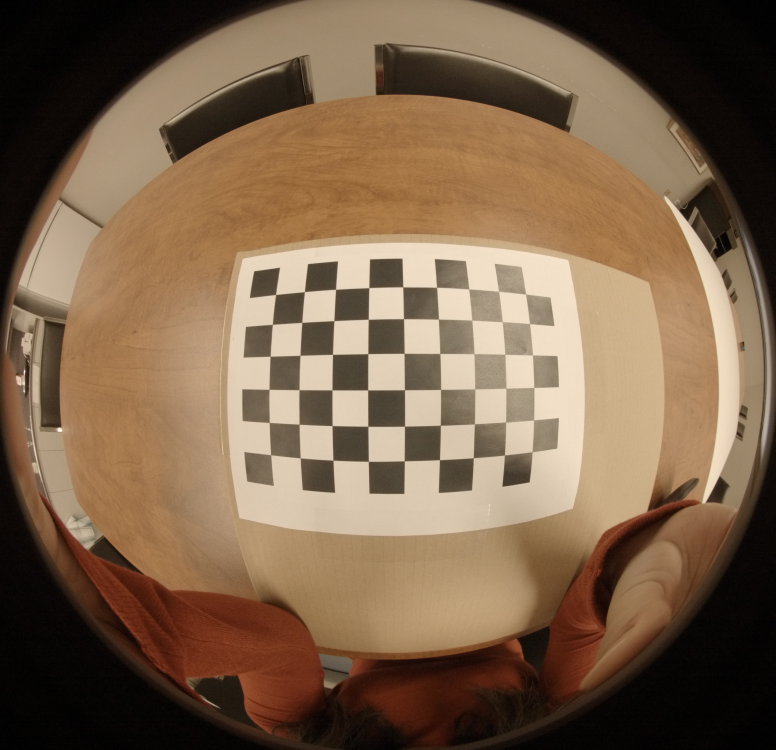
#> input picture gopro_calib_front/GPFR0032.JPG, 3104 x 3000 px (shown at 1/4 size); its folder holds 4 pictures in this run
$ python calibrate.py
#> lines starting #> are read from the running program, lines starting #| are printed output that depends on the picture
import cv2
# assert cv2.__version__[0] == '3', 'The fisheye module requires opencv version >= 3.0.0'
import numpy as np
import os
import glob

# Script tiré de la page web
# https://medium.com/@kennethjiang/calibrate-fisheye-lens-using-opencv-333b05afa0b0

CHECKERBOARD = (6,9)
subpix_criteria = (cv2.TERM_CRITERIA_EPS+cv2.TERM_CRITERIA_MAX_ITER, 30, 0.1)
calibration_flags = cv2.fisheye.CALIB_RECOMPUTE_EXTRINSIC+cv2.fisheye.CALIB_CHECK_COND+cv2.fisheye.CALIB_FIX_SKEW
objp = np.zeros((1, CHECKERBOARD[0]*CHECKERBOARD[1], 3), np.float32)
objp[0,:,:2] = np.mgrid[0:CHECKERBOARD[0], 0:CHECKERBOARD[1]].T.reshape(-1, 2)
_img_shape = None
objpoints = [] # 3d point in real world space
imgpoints = [] # 2d points in image plane.
images = glob.glob('*.jpg')
for fname in images:
    img = cv2.imread(fname)
#> img is the input picture: shape (3000, 3104, 3); mean B, G, R 75, 98.9, 123.5
    if _img_shape == None:
        _img_shape = img.shape[:2]
    else:
        assert _img_shape == img.shape[:2], "All images must share the same size."
    gray = cv2.cvtColor(img,cv2.COLOR_BGR2GRAY)
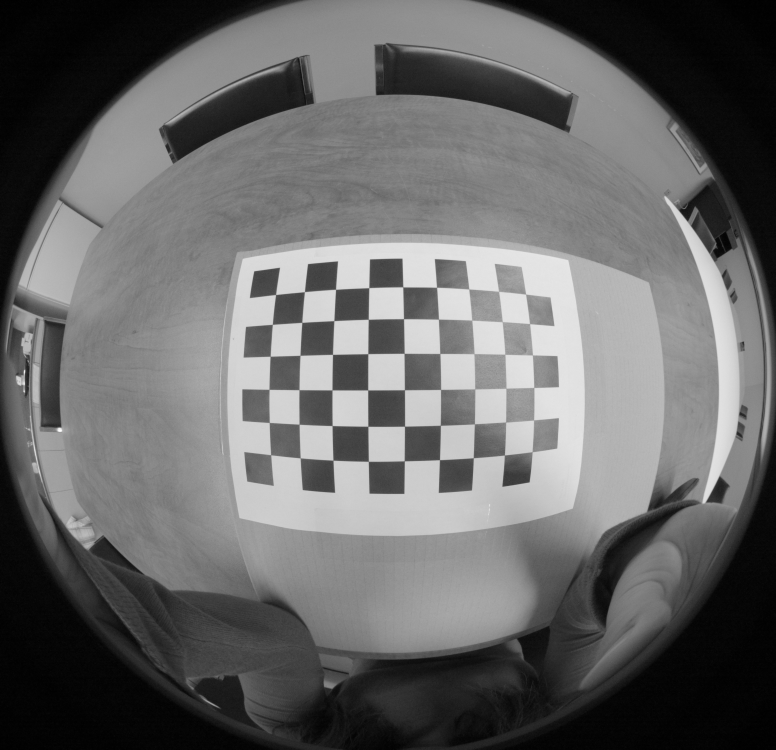
#> gray: shape (3000, 3104) (shown at 1/4 size); min 0, max 253, mean 103.5
    # Find the chess board corners
    ret, corners = cv2.findChessboardCorners(gray, CHECKERBOARD, cv2.CALIB_CB_ADAPTIVE_THRESH+cv2.CALIB_CB_FAST_CHECK+cv2.CALIB_CB_NORMALIZE_IMAGE)
#> ret = False; corners = None
    # If found, add object points, image points (after refining them)
    if ret == True:
        objpoints.append(objp)
        cv2.cornerSubPix(gray,corners,(3,3),(-1,-1),subpix_criteria)
        imgpoints.append(corners)
#> pass 2 of the loop `for fname in images:`:
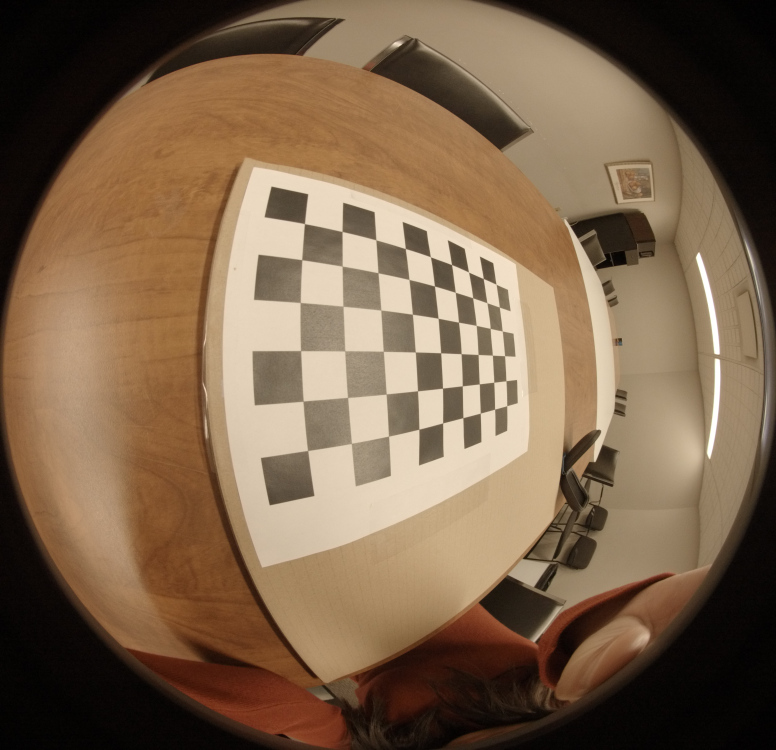
#> input picture gopro_calib_front/GPFR0033.JPG, 3104 x 3000 px (shown at 1/4 size)
#> img is the input picture: shape (3000, 3104, 3); mean B, G, R 75.4, 99.5, 123.5
#> `gray = cv2.cvtColor(img,cv2.COLOR_BGR2GRAY)`:
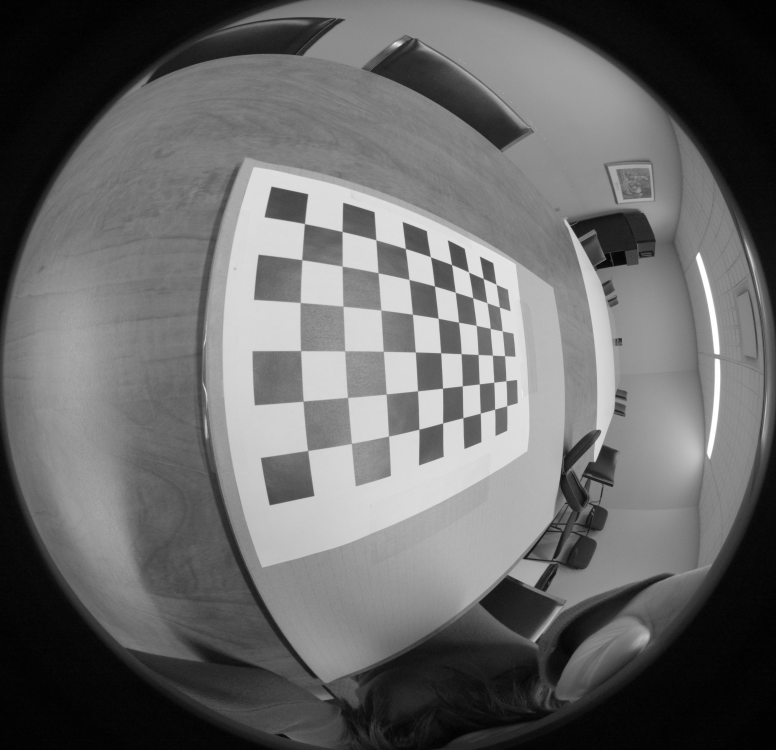
#> gray: shape (3000, 3104) (shown at 1/4 size); min 0, max 255, mean 104
#> ret = True; corners = 54 rows, first 8: [1231.4, 1804.2], [1214.3, 1606.5], [1204.2, 1403.9], [1203, 1213], [1208.5, 1040.7], [1220.5, 897.1], [1406.1, 1774.8], [1391.5, 1591]
#> pass 3 of the loop `for fname in images:`:
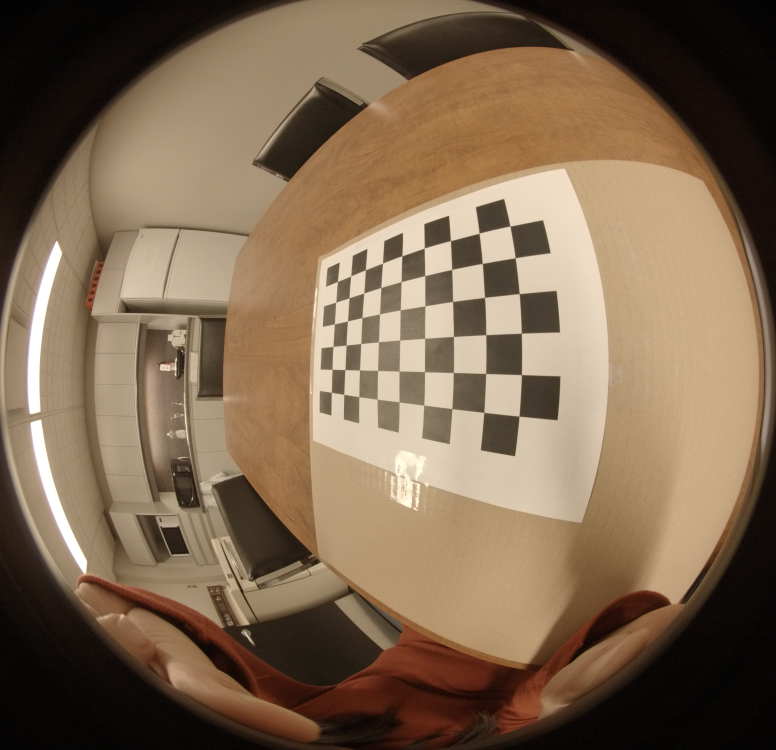
#> input picture gopro_calib_front/GPFR0034.JPG, 3104 x 3000 px (shown at 1/4 size)
#> img is the input picture: shape (3000, 3104, 3); mean B, G, R 81, 104.5, 126.8
#> `gray = cv2.cvtColor(img,cv2.COLOR_BGR2GRAY)`:
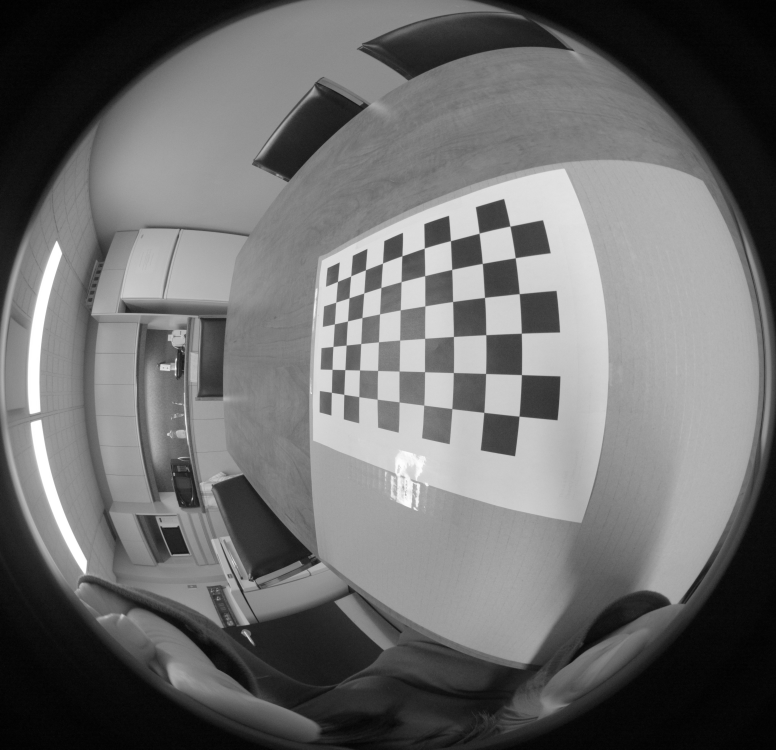
#> gray: shape (3000, 3104) (shown at 1/4 size); min 0, max 255, mean 108.5
#> corners = 54 rows, first 8: [1326.8, 1571], [1329.7, 1478.8], [1333.4, 1387.2], [1339.2, 1297.2], [1344.1, 1210.5], [1351.6, 1127.4], [1376.6, 1578.5], [1381.3, 1479.9]
#> the loop made 4 passes; the first 3 are shown
N_OK = len(objpoints)
K = np.zeros((3, 3))
D = np.zeros((4, 1))
rvecs = [np.zeros((1, 1, 3), dtype=np.float64) for i in range(N_OK)]
#> rvecs = [[[0, 0, 0]], [[0, 0, 0]], [[0, 0, 0]]]
tvecs = [np.zeros((1, 1, 3), dtype=np.float64) for i in range(N_OK)]
#> tvecs = [[[0, 0, 0]], [[0, 0, 0]], [[0, 0, 0]]]
rms, _, _, _, _ = \
#> (the run stopped early here; a loop or call above may not have finished)
